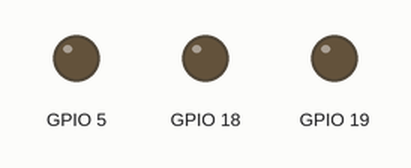
This program was run on a simulated ESP32 board running MicroPython. Parts: output pins drawn as LEDs (lit = HIGH).

Above: at 0.15 s.
At 17.26 s:
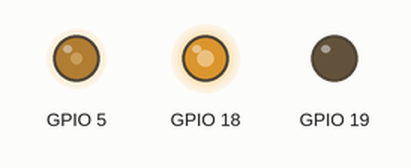
Timing chart, 0 to 17.2 s (numbered marks = the images above):
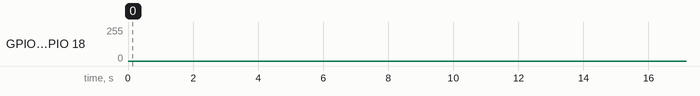

The program:

main.py
```python
from led_rgb import LedRGB
from time import sleep_ms

DELAY_MS = 1

led = LedRGB(5, 18, 19, True)

while True:
    # From red to green
    for i in range(LedRGB.MAX_DUTY + 1):
        led.set_red(LedRGB.MAX_DUTY - i)
        led.set_green(i)
        sleep_ms(DELAY_MS)

    # From green to blue
    for i in range(LedRGB.MAX_DUTY + 1):
        led.set_green(LedRGB.MAX_DUTY - i)
        led.set_blue(i)
        sleep_ms(DELAY_MS)

    # From blue to red
    for i in range(LedRGB.MAX_DUTY + 1):
        led.set_blue(LedRGB.MAX_DUTY - i)
        led.set_red(i)
        sleep_ms(DELAY_MS)
```

led_rgb.py
```python
from machine import Pin, PWM

class LedRGB:
    MAX_DUTY = 1023

    def __init__(self, pin_r: int, pin_g: int, pin_b: int, is_common_anode: bool):
        self._red = PWM(Pin(pin_r), 5000)
        self._green = PWM(Pin(pin_g), 5000)
        self._blue = PWM(Pin(pin_b), 5000)
        self._is_common_anode = is_common_anode
        self._off_duty = 0 if is_common_anode else LedRGB.MAX_DUTY
        self.turn_off()

    def turn_off(self):
        self._red.duty(self._off_duty)
        self._green.duty(self._off_duty)
        self._blue.duty(self._off_duty)

    def _set_color(self, pin: Pin, duty: int):
        pin.duty(duty if self._is_common_anode else LedRGB.MAX_DUTY - duty)

    def set_red(self, duty: int):
        self._set_color(self._red, duty)

    def set_green(self, duty: int):
        self._set_color(self._green, duty)

    def set_blue(self, duty: int):
        self._set_color(self._blue, duty)

    def set_rgb(self, r_duty: int, g_duty: int, b_duty: int):
        self._set_color(self._red, r_duty)
        self._set_color(self._green, g_duty)
        self._set_color(self._blue, b_duty)
```
